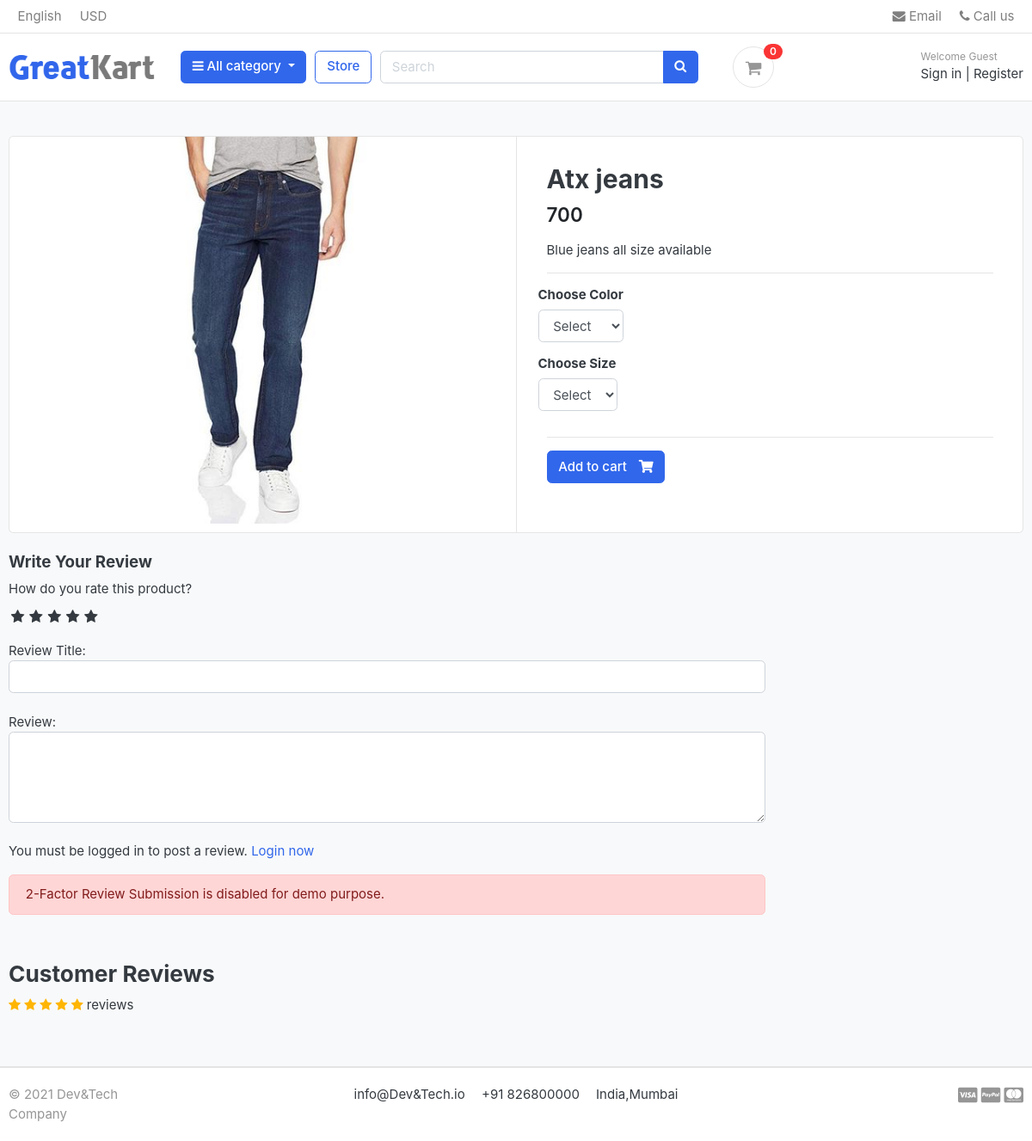
The app's page /store/category/jeans/atx-jeans with its own data.
### store/models.py (models this page shows, shortened)
class Product(models.Model):
    product_name=models.CharField(max_length=255,unique=True,default="")
    slug=models.SlugField(max_length=255,unique=True,default="")
    description=models.TextField(max_length=255,blank=True,default="")
    price=models.IntegerField()
    images=models.ImageField(upload_to="photos/products")
    stock=models.IntegerField()
    is_available=models.BooleanField(default=True)
    category=models.ForeignKey(Category,on_delete=models.CASCADE,default="")
    created_date=models.DateTimeField(auto_now_add=True)
    modified_date=models.DateTimeField(auto_now=True)

### store/views.py (the view)
# urls.py: path('category/<slug:category_slug>/<slug:product_slug>',views.product_detail,name="product_detail"),
def product_detail(request,category_slug,product_slug):
    try:
        single_product=Product.objects.get(category__slug=category_slug,slug=product_slug)
        in_cart=CartItem.objects.filter(cart__cart_id=_cart_id(request),product=single_product).exists()
    except Exception as e:
        raise e
    context={
        'single_product':single_product,
        'in_cart':in_cart,
    }
    return render(request,'store/product_detail.html',context)

### carts/context_processors.py (called while the page is built)
def counter(request):
    cart_count=0
    if 'admin' in request.path:
        return{}
    else:
        try:
            cart=Cart.objects.filter(cart_id=_cart_id(request))
            if request.user.is_authenticated: #jab user login karega or cart m add karta hai
                cart_items=CartItem.objects.all().filter(user=request.user)
            else: #jab user bina log in k  cart me add karega
                cart_items=CartItem.objects.all().filter(cart=cart[:1])
            for cart_item in cart_items:
                cart_count=cart_count+cart_item.quantity
        except Cart.DoesNotExist:
            cart_count=0
        return dict(cart_count=cart_count)

### carts/views.py (called while the page is built)
def _cart_id(request):
    cart=request.session.session_key
    if not cart:
        cart=request.session.create()
    return cart

### category/context_processors.py (called while the page is built)
def menu_links(request):
    links=Category.objects.all()
    return dict(links=links)

### category/models.py (called while the page is built)
    def get_url(self):
        return reverse('products_by_category',args=[self.slug])

### store/models.py (called while the page is built)
    def colors(self):
        return super(VariationManager,self).filter(variation_category="color",is_active=True)

    def sizes(self):
        return super(VariationManager,self).filter(variation_category="size",is_active=True)

### templates/store/product_detail.html (shortened to what this page needs)
{% extends 'base.html' %}
{% block content %}
<section class="section-content padding-y bg">
    <div class="container">
        <div class="card">
            <div class="row no-gutters">
                <aside class="col-md-6">
                    <article class="gallery-wrap">
                        <div class="img-big-wrap">
                            <a href="#"><img src="{{single_product.images.url}}"></a>
                        </div>
                    </article>
                </aside>
                <main class="col-md-6 border-left">
                    <form method="POST" action="{% url 'add_cart' single_product.id %}">
                        <article class="content-body">
                        <h2 class="title">{{single_product.product_name}}</h2>
                        <div class="mb-3">
                            <var class="price h4">{{single_product.price}}</var>
                        </div>
                        <p>{{single_product.description}}</p>
                        <hr>
                        <div class="row">
                            <div class="item-option-select">
                                <h6>Choose Color</h6>
                               <select name="color" class="form-control" required>
                                   <option value="" disabled selected>Select</option>
                                </select>
                            </div>
                        </div>
                        <div class="row">
                            <div class="item-option-select">
                                <h6>Choose Size</h6>
                               <select name="size" class="form-control" required>
                                   <option value="" disabled selected>Select</option>
                                </select>
                                </div>
                        </div>
                        <hr>
                        {% if single_product.stock <= 0 %}
                        <h4 class="text-danger"> Out of Stock </h4>
                        {% else %}
                        <button type="submit" class="btn  btn-primary"> <span class="text">Add to cart</span> <i class="fas fa-shopping-cart"></i> </button>
                        {% endif %}
                    </article>
                    </form>
                </main>
            </div>
        </div>
        <br>
		<div class="row">
			<div class="col-md-9">
				<form action="{% url 'submit_review' single_product.id %}" method="POST">
					<h5>Write Your Review</h5>
					<div>
						<label>How do you rate this product?</label>
						<br>
						<div class="rate">
							<input type="radio" name="rating" id="rating10" value="5" required /><label for="rating10" title="5"></label>
							<input type="radio" name="rating" id="rating8" value="4" required /><label for="rating8" title="4"></label>
							<input type="radio" name="rating" id="rating6" value="3" required /><label for="rating6" title="3"></label>
							<input type="radio" name="rating" id="rating4" value="2" required /><label for="rating4" title="2"></label>
							<input type="radio" name="rating" id="rating2" value="1" required /><label for="rating2" title="1"></label>
						</div>
<br>
						Review Title:
						<input type="text" class="form-control" name="subject">
						<br>
						Review:
						<textarea name="review" rows="4" class="form-control"></textarea>
						<br>
						{% if user.is_authenticated %}
								<input type="submit" value="Submit Review" class="btn btn-primary">
						{% else %}
						<p>You must be logged in to post a review. <span><a href="{% url 'login' %}">Login now</a></span></p>
						{% endif %}
						<div class="alert alert-danger" role="alert" style="margin-top:10px;">
  2-Factor Review Submission is disabled for demo purpose.
</div>
					</div>
				</form>
<br>
<header class="section-heading">
	<h3>Customer Reviews </h3>
	<div class="rating-star">
		<span>
			<i class="fa fa-star{% if single_product.averageReview < 0.5 %}-o{% elif single_product.averageReview >= 0.5 and single_product.averageReview < 1 %}-half-o {% endif %}" aria-hidden="true"></i>
			<i class="fa fa-star{% if single_product.averageReview < 1.5 %}-o{% elif single_product.averageReview >= 1.5 and single_product.averageReview < 2 %}-half-o {% endif %}" aria-hidden="true"></i>
			<i class="fa fa-star{% if single_product.averageReview < 2.5 %}-o{% elif single_product.averageReview >= 2.5 and single_product.averageReview < 3 %}-half-o {% endif %}" aria-hidden="true"></i>
			<i class="fa fa-star{% if single_product.averageReview < 3.5 %}-o{% elif single_product.averageReview >= 3.5 and single_product.averageReview < 4 %}-half-o {% endif %}" aria-hidden="true"></i>
			<i class="fa fa-star{% if single_product.averageReview < 4.5 %}-o{% elif single_product.averageReview >= 4.5 and single_product.averageReview < 5 %}-half-o {% endif %}" aria-hidden="true"></i>
	<span>{{single_product.countReview}} reviews</span>
			</span>
	</div>
</header>
	</div>
</div>
</div>
</section>
{% endblock %}

### static/css/ui.css (style rules this page uses)
html { font-family: "Inter", sans-serif; font-size: 15px; }
.content-body { flex: 1 1 auto; padding: 2rem 2.3rem; }
.padding-y { padding-top: 40px; padding-bottom: 40px; }
var { font-style: normal; }
article:after, .form-group:after { display: block; clear: both; content: ""; }
.bg { background-color: #f8f9fa; }
.section-heading { margin-bottom: 20px; margin-top: 15px; }
.btn .text + i { margin-left: 10px; }
.price { font-weight: 600; color: #212529; }
.gallery-wrap .img-big-wrap { margin-bottom: 10px; border-radius: 0.37rem; overflow: hidden; background-color: #fff; }
.gallery-wrap .img-big-wrap a { text-align: center; display: block; }
.gallery-wrap .img-big-wrap img { height: 450px; width: auto; display: inline-block; }
.item-option-select { margin-bottom: 1rem; display: inline-block; margin-right: 15px; }

### static/css/custom.css (style rules this page uses)
.rate { display: inline-block;; border: 0; }
.rate > label { float: right; }
.rate > label:before { display: inline-block; font-size: 1.1rem; font-family: FontAwesome; content: "\f005"; margin:0; padding:0.3rem .2rem; cursor: pointer; }
.rating-star i { color: #ffb503 !important; }

### records on screen
Product: images (picture), product_name "Atx jeans", price "700", description "Blue jeans all size available"

### other values on screen
{{ cart_count }} "0"
